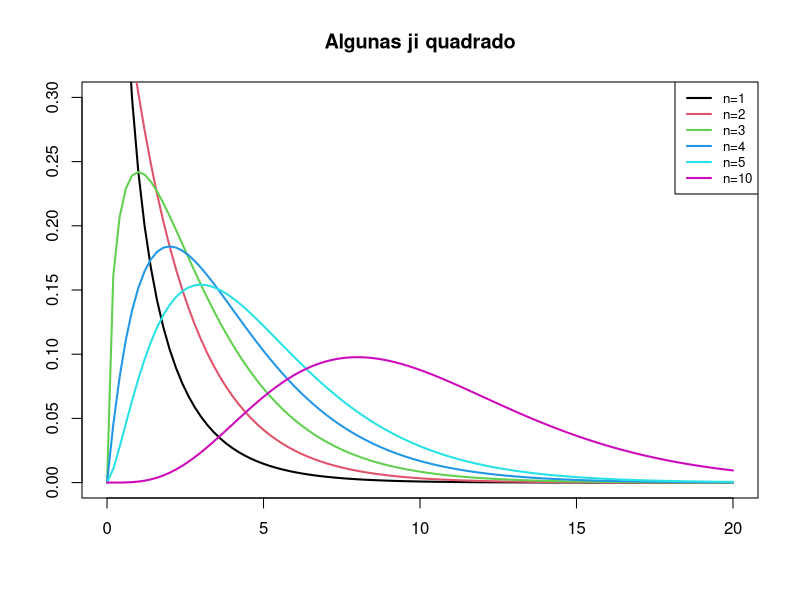
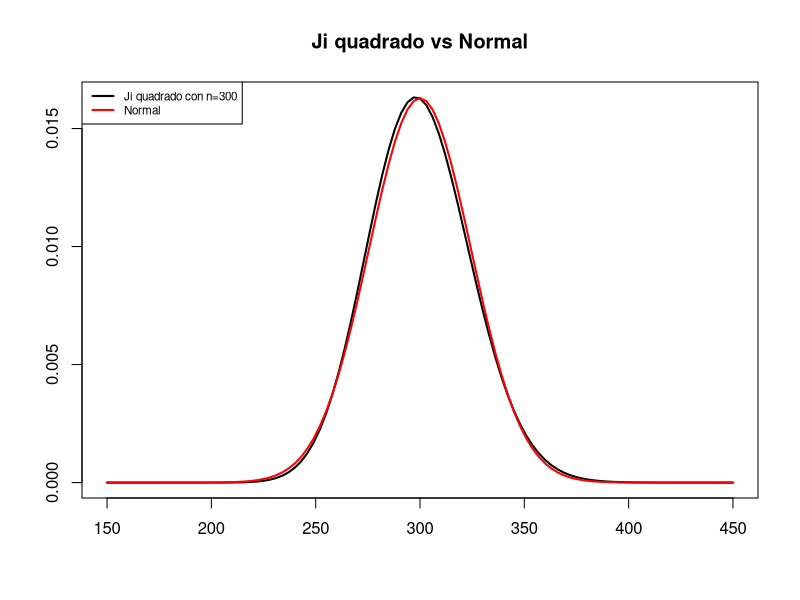
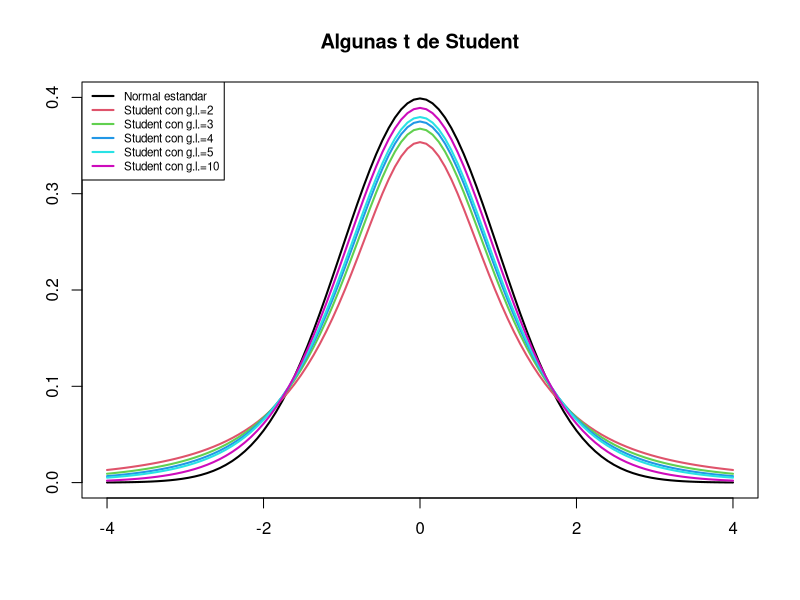
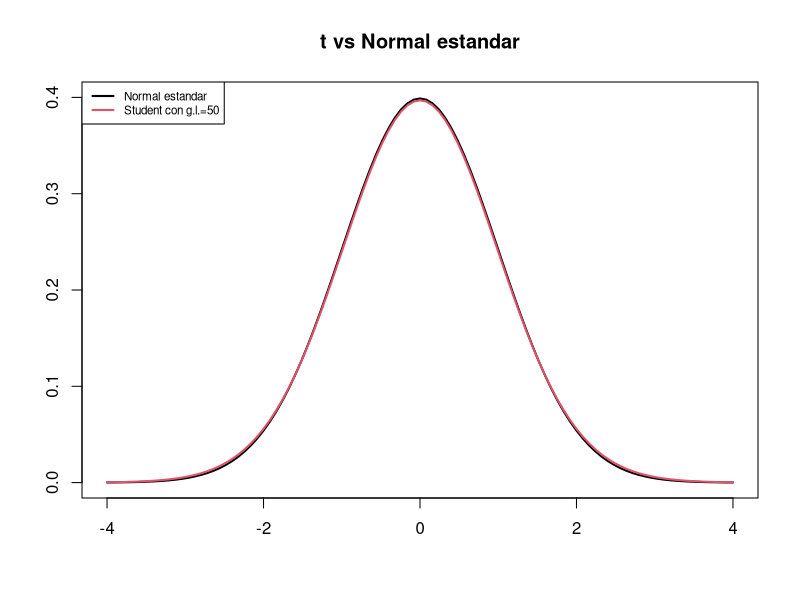

R code for these plots, in order:
## ---- chunk 1
curve(dchisq(x,1),col=1,lwd=2,xlim=c(0,20),xlab="",ylab="",ylim=c(0,0.3),main="Algunas ji quadrado")
curve(dchisq(x,2),col=2,lwd=2,add=TRUE)
curve(dchisq(x,3),col=3,lwd=2,add=TRUE)
curve(dchisq(x,4),col=4,lwd=2,add=TRUE)
curve(dchisq(x,5),col=5,lwd=2,add=TRUE)
curve(dchisq(x,10),col=6,lwd=2,add=TRUE)
legend("topright",col=1:6,lty=c(1,1),
       lwd=c(2,2),legend=paste("n=",c(1:5,10),sep=""),cex=0.8)
## ---- chunk 2
curve(dchisq(x,300),xlim=c(150,450),lwd=2,xlab="",ylab="",main="Ji quadrado vs Normal")
curve(dnorm(x,300,sqrt(600)),lwd=2,col="red",add=TRUE)
legend("topleft",col=c("black","red"),lty=c(1,1),
       lwd=c(2,2),legend=c("Ji quadrado con n=300","Normal"),cex=0.7)
## ---- chunk 3
curve(dnorm(x),col=1,lwd=2,xlim=c(-4,4),xlab="",ylab="",ylim=c(0,0.4),
      main="Algunas t de Student")
curve(dt(x,2),col=2,lwd=2,add=TRUE)
curve(dt(x,3),col=3,lwd=2,add=TRUE)
curve(dt(x,4),col=4,lwd=2,add=TRUE)
curve(dt(x,5),col=5,lwd=2,add=TRUE)
curve(dt(x,10),col=6,lwd=2,add=TRUE)
legend("topleft",col=1:6,lty=rep(1,6), lwd=rep(2,6),
legend=c("Normal estandar", paste("Student con g.l.=",c(2:5,10),sep="")),cex=0.7)
## ---- chunk 4
curve(dnorm(x),col=1,lwd=2,xlim=c(-4,4),xlab="",ylab="",ylim=c(0,0.4),
      main="t vs Normal estandar")
curve(dt(x,50),col=2,lwd=2,add=TRUE)
legend("topleft",col=1:2,lty=rep(1,2), lwd=rep(2,2),
       legend=c("Normal estandar", "Student con g.l.=50"),cex=0.7)
